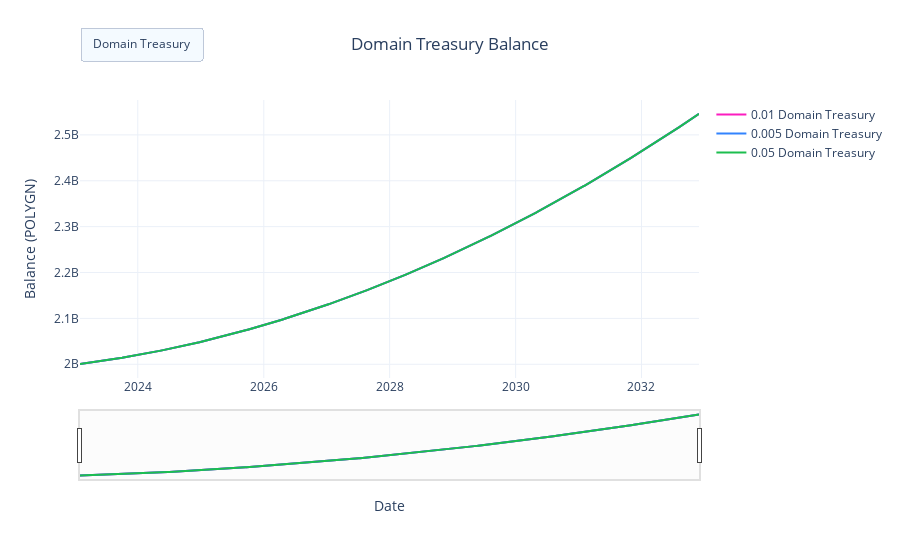

Notebook code for this chart:
### Code cell
visualizations.plot_treasury_per_subset(
    df_3,
    scenario_names=['0.01', '0.005', '0.05']
)

### Figure 1 — Plotly figure (JSON) as saved in the notebook; plotly's stock layout.template omitted (floating-point values rounded to 4 significant figures; data arrays with more than 128 entries replaced by an {"elided": "..."} marker saying what was removed)
{"data": [{"line": {"color": "#FC1CBF"}, "name": "0.01 Domain Treasury", "type": "scatter", "x": {"elided": "1542 str values"}, "y": {"elided": "514 float values"}}, {"line": {"color": "#3283FE"}, "name": "0.005 Domain Treasury", "type": "scatter", "x": {"elided": "1542 str values"}, "y": {"elided": "514 float values"}}, {"line": {"color": "#1CBE4F"}, "name": "0.05 Domain Treasury", "type": "scatter", "x": {"elided": "1542 str values"}, "y": {"elided": "514 float values"}}], "layout": {"hovermode": "x unified", "legend": {"title": {"text": ""}}, "title": {"text": "Domain Treasury Balance"}, "updatemenus": [{"buttons": [{"args": [{"visible": [true, "legendonly"]}, {"showlegend": true}], "label": "Domain Treasury", "method": "update"}], "direction": "right", "pad": {"t": 10}, "showactive": true, "type": "buttons", "x": 0, "xanchor": "left", "y": 1.3, "yanchor": "top"}], "xaxis": {"rangeslider": {"visible": true}, "title": {"text": "Date"}, "type": "date"}, "yaxis": {"title": {"text": "Balance (POLYGN)"}}}}
